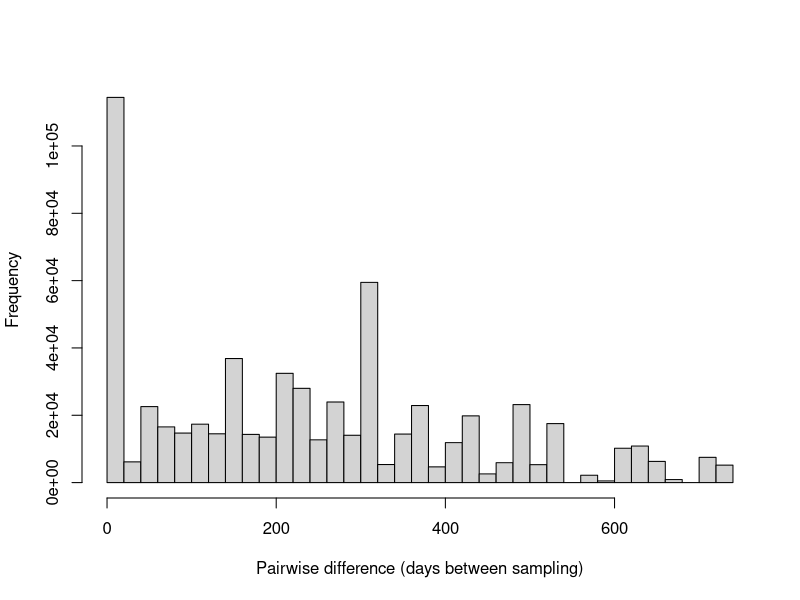
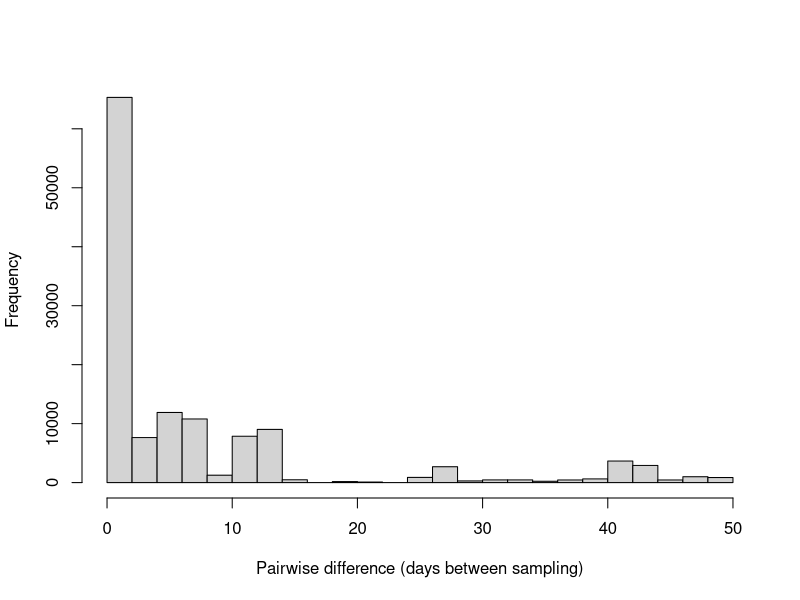
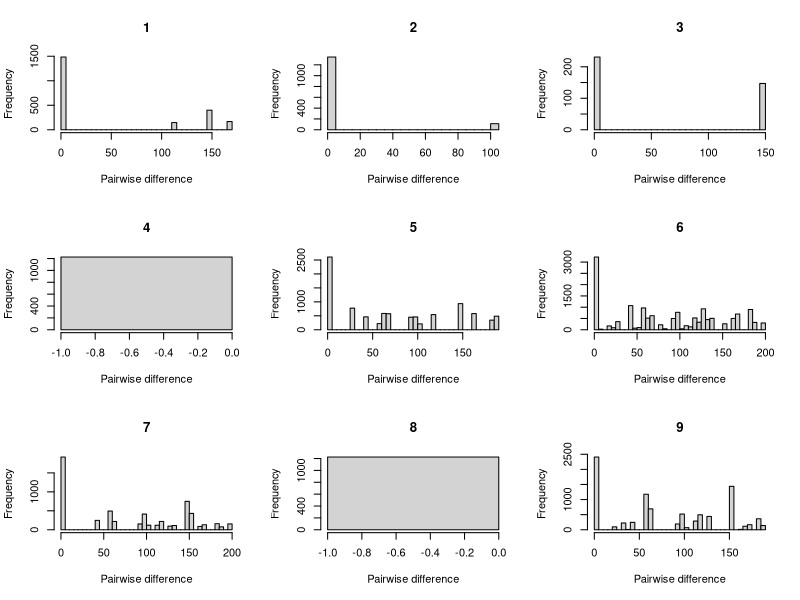

Write the R code that produced these figures, in order.
# format_sero.R: Format the serological data ready for model fitting.

# Clear the workspace.
rm(list = ls())

# Load in data manipulation libraries.
library(tidyr)
library(dplyr)

# Load in the raw serological cattle data.
sero <- read.csv("../data/raw/ndumo_cattle.csv", header=TRUE)

# Convert the date column to a date type.
sero$DATE <- as.Date(sero$date, format="%d%b%Y")

# Round down the animal age to:
# (i) an integer,
# (ii) maximum of age 9.
sero <- sero %>%
  mutate(AGE = floor(age_y)) %>%
  mutate(AGE = ifelse(AGE > 9, 9, AGE))
df <- sero

# Place into an age group. If age group is unknown,
# mark as -1.
sero <- sero %>%
  mutate(AGE_GROUP = ifelse(is.na(AGE), -1, AGE + 1))

# Start locations from zero for ease of use.
sero <- sero %>%
  mutate(LOCATION_ID = place - 1)

# Get the year, month and epi-week of the reads.
sero <- sero %>%
  mutate(YEAR = as.numeric(format(DATE, format="%Y"))) %>%
  mutate(MONTH = as.numeric(format(DATE, format="%m")))

# Summarise number of animals tested and positive results.
sero <- group_by(sero, LOCATION_ID, YEAR, MONTH, AGE_GROUP) %>%
  summarise(N_TESTED = n(),
            N_POSITIVE = sum(rvf))

# Organise columns of the data.
sero <- sero %>%
  select(LOCATION_ID, N_POSITIVE, N_TESTED, AGE_GROUP, YEAR, MONTH)

# Sort by year, month, age and location.
sero <- sero %>%
  arrange(YEAR, MONTH, LOCATION_ID, AGE_GROUP)

# Write the formatted serological data to file.
write.csv(sero, "../data/seroprev.csv", row.names=FALSE)

############################################################
# Summarise number of animals tested and positive results.
# Erin's additions... 
############################################################
library(lubridate)
t <- data.frame(table(df$animal_id))
length(t[,1]) # 623 unique animals

# Are capture periods distinct?
hist(c(dist(df$DATE)), breaks = 30, main = "",
     xlab = "Pairwise difference (days between sampling)") 
min <- c(dist(df$DATE))
hist(min[min < 50], main = "",
     xlab = "Pairwise difference (days between sampling)") # maybe...

# For some sites more than others... 
par(mfrow = c(3,3))
for (place in unique(df$place)){
  temp <- df[df$place == place,]
  min <- c(dist(temp$DATE))
  hist(min[min < 200], breaks = 30, main = as.character(place), xlab = "Pairwise difference")
}
